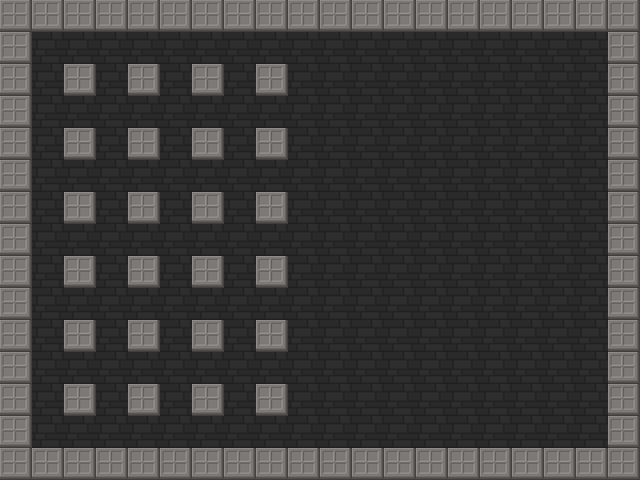

Tiled map render using the project's own tile images. Description and the whole map definition, tile-layer contents included, below:
An orthogonal 20x15 tile map with 32x32 px tiles, 2 tile layers (Tile Layer 1, Tile Layer 2).

<map version="1.0" tiledversion="1.1.2" orientation="orthogonal" renderorder="right-down" width="20" height="15" tilewidth="32" tileheight="32" infinite="0" nextobjectid="1">
 <tileset firstgid="1" name="sprites" tilewidth="32" tileheight="32" tilecount="2" columns="2">
  <image source="sprites.png" width="64" height="32" />
  <tile id="0">
   <properties>
    <property name="wall" type="bool" value="true" />
   </properties>
  </tile>
 </tileset>
 <layer name="Tile Layer 1" width="20" height="15">
  <data encoding="csv">
2,2,2,2,2,2,2,2,2,2,2,2,2,2,2,2,2,2,2,2,
2,2,2,2,2,2,2,2,2,2,2,2,2,2,2,2,2,2,2,2,
2,2,2,2,2,2,2,2,2,2,2,2,2,2,2,2,2,2,2,2,
2,2,2,2,2,2,2,2,2,2,2,2,2,2,2,2,2,2,2,2,
2,2,2,2,2,2,2,2,2,2,2,2,2,2,2,2,2,2,2,2,
2,2,2,2,2,2,2,2,2,2,2,2,2,2,2,2,2,2,2,2,
2,2,2,2,2,2,2,2,2,2,2,2,2,2,2,2,2,2,2,2,
2,2,2,2,2,2,2,2,2,2,2,2,2,2,2,2,2,2,2,2,
2,2,2,2,2,2,2,2,2,2,2,2,2,2,2,2,2,2,2,2,
2,2,2,2,2,2,2,2,2,2,2,2,2,2,2,2,2,2,2,2,
2,2,2,2,2,2,2,2,2,2,2,2,2,2,2,2,2,2,2,2,
2,2,2,2,2,2,2,2,2,2,2,2,2,2,2,2,2,2,2,2,
2,2,2,2,2,2,2,2,2,2,2,2,2,2,2,2,2,2,2,2,
2,2,2,2,2,2,2,2,2,2,2,2,2,2,2,2,2,2,2,2,
2,2,2,2,2,2,2,2,2,2,2,2,2,2,2,2,2,2,2,2
</data>
 </layer>
 <layer name="Tile Layer 2" width="20" height="15">
  <data encoding="csv">
1,1,1,1,1,1,1,1,1,1,1,1,1,1,1,1,1,1,1,1,
1,0,0,0,0,0,0,0,0,0,0,0,0,0,0,0,0,0,0,1,
1,0,1,0,1,0,1,0,1,0,0,0,0,0,0,0,0,0,0,1,
1,0,0,0,0,0,0,0,0,0,0,0,0,0,0,0,0,0,0,1,
1,0,1,0,1,0,1,0,1,0,0,0,0,0,0,0,0,0,0,1,
1,0,0,0,0,0,0,0,0,0,0,0,0,0,0,0,0,0,0,1,
1,0,1,0,1,0,1,0,1,0,0,0,0,0,0,0,0,0,0,1,
1,0,0,0,0,0,0,0,0,0,0,0,0,0,0,0,0,0,0,1,
1,0,1,0,1,0,1,0,1,0,0,0,0,0,0,0,0,0,0,1,
1,0,0,0,0,0,0,0,0,0,0,0,0,0,0,0,0,0,0,1,
1,0,1,0,1,0,1,0,1,0,0,0,0,0,0,0,0,0,0,1,
1,0,0,0,0,0,0,0,0,0,0,0,0,0,0,0,0,0,0,1,
1,0,1,0,1,0,1,0,1,0,0,0,0,0,0,0,0,0,0,1,
1,0,0,0,0,0,0,0,0,0,0,0,0,0,0,0,0,0,0,1,
1,1,1,1,1,1,1,1,1,1,1,1,1,1,1,1,1,1,1,1
</data>
 </layer>
</map>